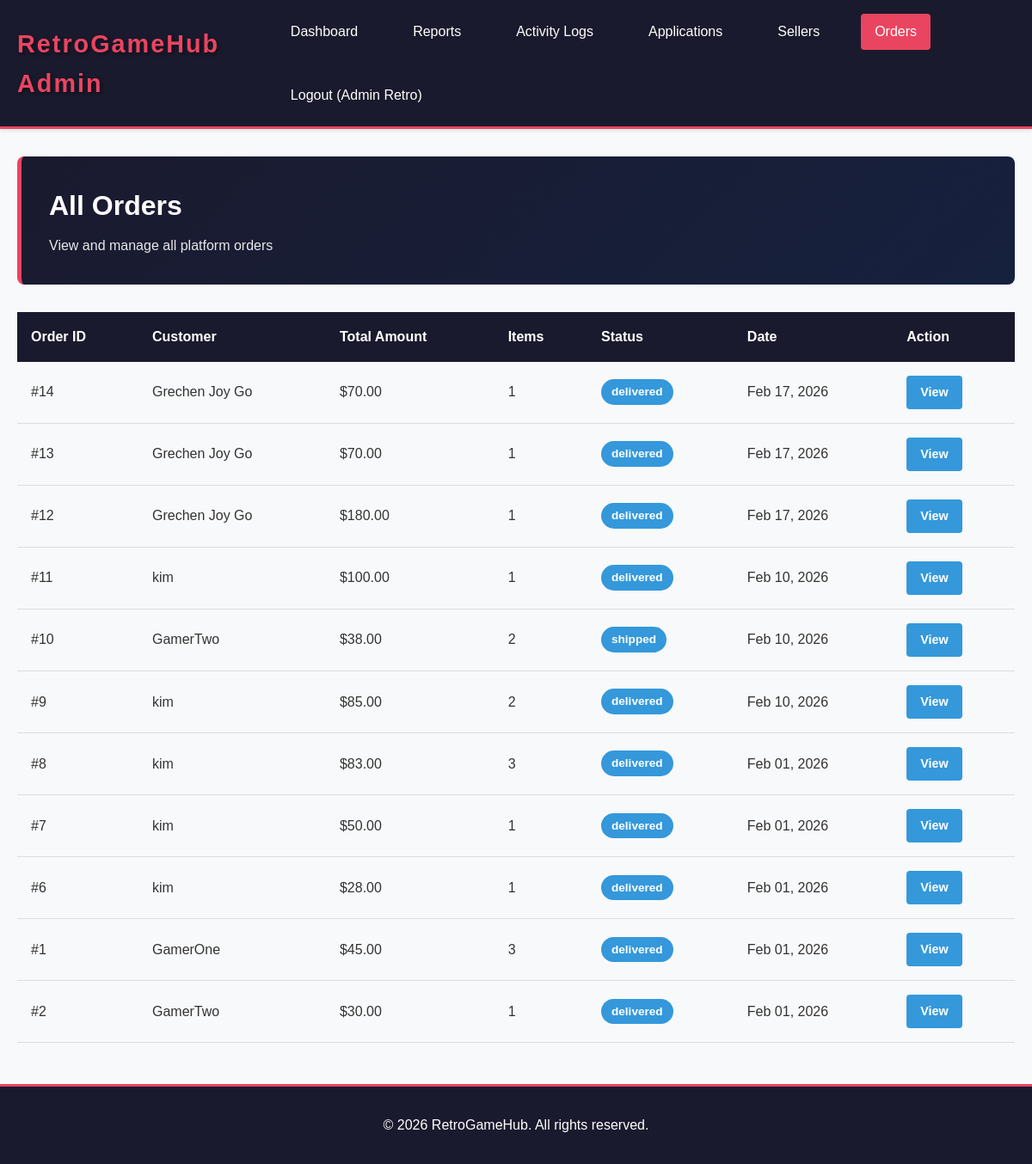
The app's page /pages/admin/orders.php (signed in) with its own data.
### tables this page shows
CREATE TABLE `orders` (
  `order_id` int(11) NOT NULL,
  `user_id` int(11) NOT NULL,
  `total_amount` decimal(10,2) NOT NULL,
  `status` enum('pending','processing','shipped','delivered','cancelled') DEFAULT 'pending',
  `shipping_address_id` int(11) NOT NULL,
  `created_at` timestamp NOT NULL DEFAULT current_timestamp(),
  `updated_at` timestamp NOT NULL DEFAULT current_timestamp() ON UPDATE current_timestamp()
);

CREATE TABLE `users` (
  `user_id` int(11) NOT NULL,
  `name` varchar(100) NOT NULL,
  `email` varchar(100) NOT NULL,
  `password` varchar(255) NOT NULL,
  `phone` varchar(20) DEFAULT NULL,
  `roles` longtext NOT NULL DEFAULT '["customer"]' CHECK (json_valid(`roles`)),
  `status` enum('active','inactive','banned') DEFAULT 'active',
  `created_at` timestamp NOT NULL DEFAULT current_timestamp(),
  `updated_at` timestamp NOT NULL DEFAULT current_timestamp() ON UPDATE current_timestamp()
);

### config.php (called while the page is built, shortened)
<?php
class Database {
    private static $instance = null;
    private $connection;
    private function __construct() {
        try {
            $this->connection = new mysqli(
                DB_HOST,
                DB_USER,
                DB_PASS,
                DB_NAME,
                DB_PORT
            );
            $this->connection->set_charset('utf8mb4');
        } catch (Exception $e) {
            die('Error: ' . $e->getMessage());
        }
    }
    public static function getInstance() {
        if (self::$instance === null) {
            self::$instance = new self();
        }
        return self::$instance;
    }
    public function getConnection() {
        return $this->connection;
    }
}
class SessionManager {
    public static function get($key, $default = null) {
        return $_SESSION[$key] ?? $default;
    }
}
?>

### classes/Order.php (called while the page is built, shortened)
<?php
class Order {
    private $db;
    public function __construct() {
        $this->db = Database::getInstance()->getConnection();
    }
    public function getAllOrders() {
        $stmt = $this->db->query("
            SELECT o.*, u.name as customer_name, COUNT(oi.order_item_id) as item_count
            FROM orders o
            JOIN users u ON o.user_id = u.user_id
            LEFT JOIN order_items oi ON o.order_id = oi.order_id
            GROUP BY o.order_id
            ORDER BY o.created_at DESC
        ");
        return $stmt->fetch_all(MYSQLI_ASSOC);
    }
}
?>

### pages/admin/orders.php (the view, shortened to what this page needs)
<?php
require_once '../../config.php';
require_once '../../classes/Order.php';
$order = new Order();
$all_orders = $order->getAllOrders();
$user_name = SessionManager::get('user_name');
?>
<!DOCTYPE html>
<html lang="en">
<head>
    <link rel="stylesheet" href="<?php echo SITE_URL; ?>/assets/css/style.css">
</head>
<body class="orders-page">
    <nav class="navbar">
        <div class="container">
            <div class="navbar-brand">
                <h1>RetroGameHub Admin</h1>
            </div>
            <div class="navbar-menu">
                <a href="dashboard.php" class="nav-link">Dashboard</a>
                <a href="reports.php" class="nav-link">Reports</a>
                <a href="activity-logs.php" class="nav-link">Activity Logs</a>
                <a href="applications.php" class="nav-link">Applications</a>
                <a href="sellers.php" class="nav-link">Sellers</a>
                <a href="orders.php" class="nav-link active">Orders</a>
                <a href="logout.php" class="nav-link">Logout (<?php echo htmlspecialchars($user_name); ?>)</a>
            </div>
        </div>
    </nav>
    <div class="container">
        <div class="page-header">
            <h2>All Orders</h2>
            <p>View and manage all platform orders</p>
        </div>
        <?php if (empty($all_orders)): ?>
            <div class="empty-state">
                <p>No orders yet.</p>
            </div>
        <?php else: ?>
            <table class="orders-table">
                <thead>
                    <tr>
                        <th>Order ID</th>
                        <th>Customer</th>
                        <th>Total Amount</th>
                        <th>Items</th>
                        <th>Status</th>
                        <th>Date</th>
                        <th>Action</th>
                    </tr>
                </thead>
                <tbody>
                    <?php foreach ($all_orders as $ord): ?>
                        <tr>
                            <td>#<?php echo $ord['order_id']; ?></td>
                            <td><?php echo htmlspecialchars($ord['customer_name']); ?></td>
                            <td>$<?php echo number_format($ord['total_amount'], 2); ?></td>
                            <td><?php echo $ord['item_count']; ?></td>
                            <td><span class="badge"><?php echo htmlspecialchars($ord['status']); ?></span></td>
                            <td><?php echo date('M d, Y', strtotime($ord['created_at'])); ?></td>
                            <td>
                                <a href="order-detail.php?id=<?php echo $ord['order_id']; ?>" class="btn btn-small btn-info">View</a>
                            </td>
                        </tr>
                    <?php endforeach; ?>
                </tbody>
            </table>
        <?php endif; ?>
    </div>
    <footer class="footer">
        <p>&copy; 2026 RetroGameHub. All rights reserved.</p>
    </footer>
</body>
</html>

### assets/css/style.css (style rules this page uses)
* { margin: 0; padding: 0; box-sizing: border-box; }
:root { --primary-color: #1a1a2e; --secondary-color: #16213e; --accent-color: #e94560; --success-color: #2ecc71; --warning-color: #f39c12; --danger-color: #e74c3c; --info-color: #3498db; --light-bg: #f8f9fa; --border-color: #ddd; --text-color: #333; --text-light: #666; --nes-gray: #d4d4d4; --nes-red: #e84c3f; --nes-blue: #3584c4; --nes-green: #58b05c; }
body { font-family: 'Arial', sans-serif; background-color: var(--light-bg); color: var(--text-color); line-height: 1.6; }
.container { max-width: 1200px; margin: 0 auto; padding: 0 20px; }
.navbar { background-color: var(--primary-color); color: white; padding: 1rem 0; box-shadow: 0 2px 4px rgba(0,0,0,0.1); border-bottom: 3px solid var(--accent-color); }
.navbar .container { display: flex; justify-content: space-between; align-items: center; }
.navbar-brand h1 { font-size: 1.8rem; letter-spacing: 2px; color: var(--accent-color); text-shadow: 2px 2px 4px rgba(0,0,0,0.5); }
.navbar-menu { display: flex; gap: 2rem; flex-wrap: wrap; }
.nav-link { color: white; text-decoration: none; padding: 0.5rem 1rem; border-radius: 4px; transition: all 0.3s ease; }
.nav-link:hover, .nav-link.active { background-color: var(--accent-color); color: white; }
.page-header { background: linear-gradient(135deg, var(--primary-color), var(--secondary-color)); color: white; padding: 2rem; border-radius: 8px; margin: 2rem 0; border-left: 5px solid var(--accent-color); }
.page-header h2 { font-size: 2rem; margin-bottom: 0.5rem; }
.page-header p { font-size: 1rem; opacity: 0.9; }
.btn { padding: 0.75rem 1.5rem; border: none; border-radius: 4px; font-size: 1rem; cursor: pointer; text-decoration: none; display: inline-block; transition: all 0.3s ease; font-weight: bold; text-align: center; }
.btn-info { background-color: var(--info-color); color: white; }
.btn-small { padding: 0.5rem 1rem; font-size: 0.9rem; }
.badge { display: inline-block; padding: 0.25rem 0.75rem; border-radius: 20px; font-size: 0.85rem; font-weight: bold; background-color: var(--info-color); color: white; }
.cart-table, .summary-table, .products-table, .orders-table, .dashboard-table, .earnings-table, .sellers-table { width: 100%; border-collapse: collapse; margin-bottom: 1rem; }
.cart-table thead, .summary-table thead, .products-table thead, .orders-table thead, .dashboard-table thead, .sellers-table thead { background-color: var(--primary-color); color: white; }
.cart-table th, .summary-table th, .products-table th, .orders-table th, .dashboard-table th, .sellers-table th { padding: 1rem; text-align: left; font-weight: bold; }
.cart-table td, .summary-table td, .products-table td, .orders-table td, .dashboard-table td, .sellers-table td { padding: 1rem; border-bottom: 1px solid var(--border-color); }
.footer { background-color: var(--primary-color); color: white; text-align: center; padding: 2rem; margin-top: 3rem; border-top: 3px solid var(--accent-color); }

### records on screen
orders: order_id "14", user.name "Grechen Joy Go", total_amount "70.00", item_count "1", status "delivered", created_at "Feb 17, 2026"
orders: order_id "13", user.name "Grechen Joy Go", total_amount "70.00", item_count "1", status "delivered", created_at "Feb 17, 2026"
orders: order_id "12", user.name "Grechen Joy Go", total_amount "180.00", item_count "1", status "delivered", created_at "Feb 17, 2026"
orders: order_id "11", user.name "kim", total_amount "100.00", item_count "1", status "delivered", created_at "Feb 10, 2026"
orders: order_id "10", user.name "GamerTwo", total_amount "38.00", item_count "2", status "shipped", created_at "Feb 10, 2026"
orders: order_id "9", user.name "kim", total_amount "85.00", item_count "2", status "delivered", created_at "Feb 10, 2026"
orders: order_id "8", user.name "kim", total_amount "83.00", item_count "3", status "delivered", created_at "Feb 01, 2026"
orders: order_id "7", user.name "kim", total_amount "50.00", item_count "1", status "delivered", created_at "Feb 01, 2026"
orders: order_id "6", user.name "kim", total_amount "28.00", item_count "1", status "delivered", created_at "Feb 01, 2026"
orders: order_id "1", user.name "GamerOne", total_amount "45.00", item_count "3", status "delivered", created_at "Feb 01, 2026"
orders: order_id "2", user.name "GamerTwo", total_amount "30.00", item_count "1", status "delivered", created_at "Feb 01, 2026"

### other values on screen
$user_name "Admin Retro"
